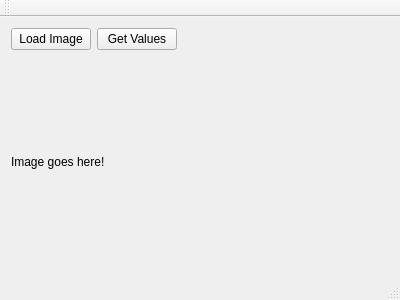
<?xml version="1.0" encoding="UTF-8"?>
<ui version="4.0">
 <class>MainWindow</class>
 <widget class="QMainWindow" name="MainWindow">
  <property name="geometry">
   <rect>
    <x>0</x>
    <y>0</y>
    <width>400</width>
    <height>300</height>
   </rect>
  </property>
  <property name="windowTitle">
   <string>MainWindow</string>
  </property>
  <widget class="QWidget" name="centralWidget">
   <layout class="QVBoxLayout" name="verticalLayout">
    <item>
     <layout class="QHBoxLayout" name="horizontalLayout">
      <item>
       <widget class="QPushButton" name="button_load">
        <property name="text">
         <string>Load Image</string>
        </property>
       </widget>
      </item>
      <item>
       <widget class="QPushButton" name="button_values">
        <property name="text">
         <string>Get Values</string>
        </property>
       </widget>
      </item>
      <item>
       <spacer name="horizontalSpacer">
        <property name="orientation">
         <enum>Qt::Horizontal</enum>
        </property>
        <property name="sizeHint" stdset="0">
         <size>
          <width>40</width>
          <height>20</height>
         </size>
        </property>
       </spacer>
      </item>
     </layout>
    </item>
    <item>
     <widget class="TouchyLabel" name="imageLabel">
      <property name="text">
       <string>Image goes here!</string>
      </property>
     </widget>
    </item>
   </layout>
  </widget>
  <widget class="QMenuBar" name="menuBar">
   <property name="geometry">
    <rect>
     <x>0</x>
     <y>0</y>
     <width>400</width>
     <height>20</height>
    </rect>
   </property>
  </widget>
  <widget class="QToolBar" name="mainToolBar">
   <attribute name="toolBarArea">
    <enum>TopToolBarArea</enum>
   </attribute>
   <attribute name="toolBarBreak">
    <bool>false</bool>
   </attribute>
  </widget>
  <widget class="QStatusBar" name="statusBar"/>
 </widget>
 <layoutdefault spacing="6" margin="11"/>
 <customwidgets>
  <customwidget>
   <class>TouchyLabel</class>
   <extends>QLabel</extends>
   <header>touchylabel.h</header>
  </customwidget>
 </customwidgets>
 <resources/>
 <connections/>
</ui>
